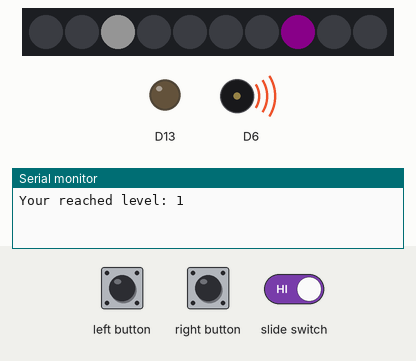
Bench run of a sketch on a simulated Adafruit Circuit Playground Express. Parts: 10 RGB LEDs in strip order, left to right, output pins drawn as LEDs (lit = HIGH), buzzer (waves = sounding), the last lines printed to the serial monitor. The test bench sets the inputs (shaded band). Dim RGB values are drawn brighter than linear.

Above: at 7.4 s.
7.5 s: slide switch set LOW
At 10.0 s:
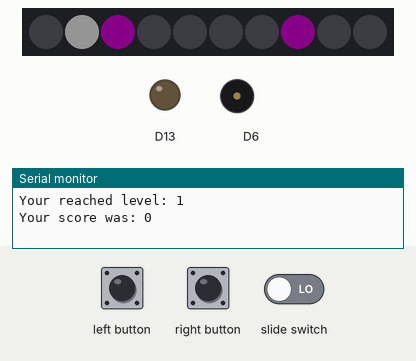
10.5 s: left button pressed for 0.15 s
At 11.0 s:
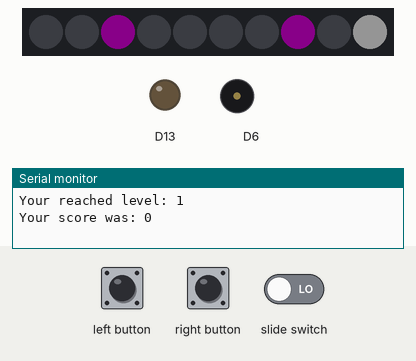
Timing chart, 0 to 16.3 s (numbered marks = the images above; inputs shaded):
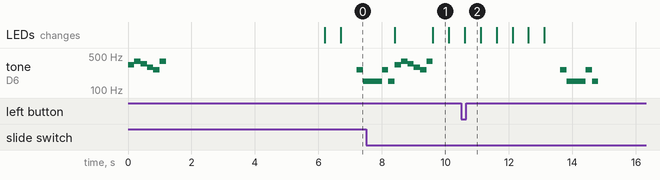

The sketch:

FinalGame.ino
```cpp
#include <Adafruit_CircuitPlayground.h>

// Game parameters
int currentLevel = 1;
int bounceCount = 0;
int ballPosition[] = {0, 1, 2, 9, 8, 7};
int ballIndex = 0;
int gameScore = 0;
bool gameRunning = true;
const uint8_t spOVERSPEED[] PROGMEM = {0xA9,0x0B,0x7A,0x87,0x59,0xB7,0x94,0x3A,0x8A,0x59,0x11,0xDE,0x5A,0xAA,0xC8,0x6B,0x4D,0xA9,0x4B,0x2B,0x22,0xEF,0x51,0xA3,0x2E,0x2D,0x8F,0xBC,0xCB,0x1D,0x53,0x9B,0x3A,0xA2,0xF4,0xB4,0x90,0x1D,0x9A,0x69,0x5C,0x94,0x5C,0x75,0x2B,0xA3,0x4D,0x77,0x77,0xBB,0xAD,0x88,0xD1,0xB8,0x92,0xB6,0x94,0x32,0x25,0xC3,0x1C,0xEA,0x53,0xCA,0xDC,0x1C,0x6C,0xA8,0x4F,0x29,0xCB,0x24,0xCA,0x90,0x3E,0xAD,0x9C,0xA6,0x84,0xCC,0x9C,0x06,0xE0,0x47,0x55,0x07,0xFC,0xE2,0x62,0x80,0x3F,0x4B,0x0C,0xF0,0xBD,0x32,0x02,0xA7,0x28,0x55,0xA1,0x1A,0x20,0x80,0xE2,0xC2,0x5B,0xD9,0x1C,0xB3,0x96,0xAD,0x1E,0x55,0x8F,0x42,0xDC,0xFE,0xB8,0xD5,0xC3,0x0B,0xF2,0xE6,0xE3,0x56,0x8F,0x28,0x28,0x9B,0xB3,0x4A,0x33,0xA2,0x80,0x6C,0xCD,0x2A,0xCD,0x0C,0x02,0x72,0x39,0xAB,0x34,0xD3,0x29,0xF0,0xD6,0xA4,0xD2,0x74,0xAE,0xA4,0xED,0x0B,0x45,0xCB,0x74,0x55,0x8B,0x44,0x66,0xBD,0x50,0x95,0xAD,0x6C,0xA9,0x4C,0xDD,0x88,0x72,0x64,0xE7,0xFF,0x07};


// State flags
volatile bool stateButtonLeft = false;
volatile bool stateButtonRight = false;
bool slideSwitchState = false;

// Tunes
const int happyTune[] = {330, 392, 349, 294, 262, 392};
const int levelUpTune[] = {392, 440, 494};
const int sadTune[] = {262, 150, 150, 150, 262, 150};

void setup() {
  CircuitPlayground.begin();

  // Play happy tune
  playTune(happyTune, sizeof(happyTune) / sizeof(happyTune[0]));
  delay(5000);

    Serial.println("Your reached level: 1");

  // Attach interrupts
  attachInterrupt(digitalPinToInterrupt(4), stateButtonLeftHandler, FALLING);
  attachInterrupt(digitalPinToInterrupt(5), stateButtonRightHandler, FALLING);

  // Initial LED setup
  CircuitPlayground.setPixelColor(2, 128, 0, 128); // Platform LED
  CircuitPlayground.setPixelColor(7, 128, 0, 128); // Platform LED
  CircuitPlayground.setPixelColor(ballPosition[ballIndex], 255, 255, 255); // Ball LED

  // Save initial slide switch state
  slideSwitchState = CircuitPlayground.slideSwitch();
}

void loop() {
  bool currentSlideSwitchState = CircuitPlayground.slideSwitch();
  if (currentSlideSwitchState != slideSwitchState) {
    slideSwitchState = currentSlideSwitchState;
    restartGame();
  }


  if (gameRunning) {
    moveBall();

  }
}

void moveBall() {
  CircuitPlayground.clearPixels();
  CircuitPlayground.setPixelColor(2, 128, 0, 128); // Re-set platform LED
  CircuitPlayground.setPixelColor(7, 128, 0, 128); // Re-set platform LED

  ballIndex++;
  if (ballIndex >= sizeof(ballPosition) / sizeof(ballPosition[0])) {
    ballIndex = 0;
  }

  CircuitPlayground.setPixelColor(ballPosition[ballIndex], 255, 255, 255); // Set new ball position

  delay(500 - (currentLevel - 1) * 100); // Adjust speed based on level

  // Check if ball hits the platfor
  if ((ballIndex == 2 && stateButtonLeft) || (ballIndex == 5 && stateButtonRight) && gameRunning == true ) {
    bounceCount++;
    gameScore = gameScore + 10;
    stateButtonLeft = false;  // Reset the state
    stateButtonRight = false; // Reset the state

    if (bounceCount % 6 == 0) {
      currentLevel++;
    Serial.print("Your reached level: ");
    Serial.println(currentLevel);
      gameRunning = false; // Pause the game
      playTune(levelUpTune, sizeof(levelUpTune) / sizeof(levelUpTune[0])); // Play the happy tune
      gameRunning = true; // Resume the game
    }
  } else if ((ballIndex == 2 && !stateButtonLeft) || (ballIndex == 7 && !stateButtonRight)) {
    gameRunning = false;
    playTune(sadTune, sizeof(sadTune) / sizeof(sadTune[0]));
    Serial.print("Your score was: ");
    Serial.println(gameScore);
  }

  // Check win condition
    if (currentLevel == 5 && bounceCount >= 5) {
      gameRunning = false;
      playTune(happyTune, sizeof(happyTune) / sizeof(happyTune[0]));
	    CircuitPlayground.speaker.say(spOVERSPEED);
      Serial.print("Your score was: ");
    Serial.println(gameScore);
    }
}

void playTune(const int *tune, int length) {
  for (int i = 0; i < length; i++) {
    CircuitPlayground.playTone(tune[i], 200);
  }
}

void stateButtonLeftHandler() {
  stateButtonLeft = true;
}

void stateButtonRightHandler() {
  stateButtonRight = true;
}

void restartGame() {
  currentLevel = 1;
  bounceCount = 0;
  ballIndex = 0;
  gameRunning = true;
  stateButtonLeft = false;
  stateButtonRight = false;

  // Initial LED setup
  CircuitPlayground.clearPixels();
  CircuitPlayground.setPixelColor(2, 128, 0, 128); // Platform LED (purple)
  CircuitPlayground.setPixelColor(7, 128, 0, 128); // Platform LED (purple)
  CircuitPlayground.setPixelColor(ballPosition[ballIndex], 255, 255, 255); // Ball LED (white)

  // Play happy tune to indicate restart
  playTune(happyTune, sizeof(happyTune) / sizeof(happyTune[0]));
}
```

Measured:
- after the input at 7.5 s, the LEDs: first change after 0.91 s (image 1 shows a later state)
- after the input at 10.5 s, the LEDs: change after 0.11 s (image 2)
- by itself, tone on D6: plays 262 Hz for 0.20 s, 150 Hz for 0.60 s, 262 Hz for 0.20 s, 150 Hz for 0.20 s
- what the display in image 1 shows lasts 0.5 s, from 9.6 s to 10.1 s
